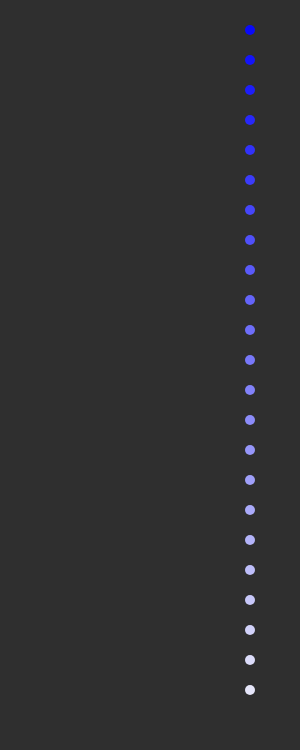
Frame 1 (no input)
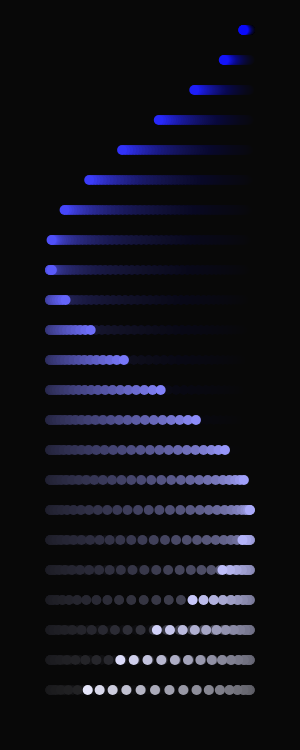
Frame 60 (no input)
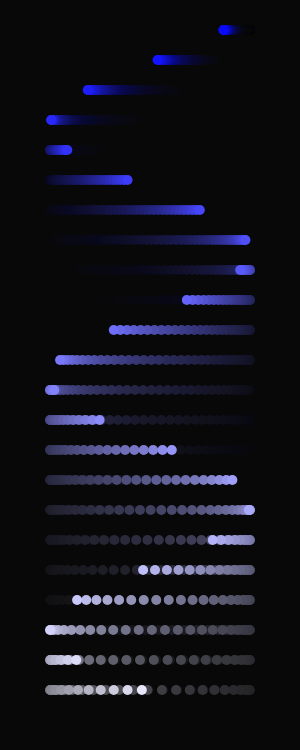
Frame 120 (the mouse pressed at the canvas centre since frame 60)

The p5.js sketch that drew these frames (run headless with seeded random() and noise() and a simulated clock; from frame 60 on, the mouse is pressed at the canvas centre):

// p5.js sketch
// ── sketch.js
let t=0;

function setup() {
	createCanvas(300, 750);
	background(50);
  noStroke();

}

function draw() {
	background(15,15); // translucent background (creates trails)

	// make a x and y grid of ellipses
	let x = width/2;

    for (let i = 1; i<24 ; i = i+1) {
		let y = i*30; 
		// each particle moves in a circle
		let myX = x + 100 * cos(PI * t * i);

		fill(i*10, i*10, 250);
		ellipse(myX, y, 10); // draw particle
    }

	t = t + 0.002; // update time
}
